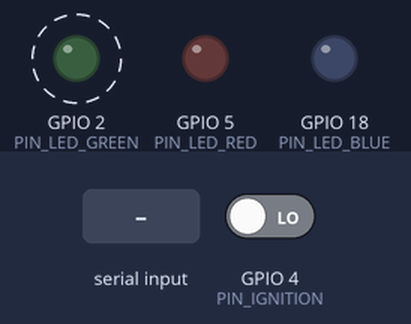
A sketch run on a simulated ESP32. Shown: output pins drawn as LEDs (lit = HIGH). Dashed ring = blinking. Inputs (shaded band) come from the test bench; at power-on: GPIO 4 (PIN_IGNITION) LOW. WiFi joins after 1.5 s; servers stay silent unless stated; uploads are accepted with an empty reply; what the sketch prints to the serial monitor is not drawn.

Above: at 4.7 s.
4.8 s: "TEST\n" received over Serial
At 4.92 s:
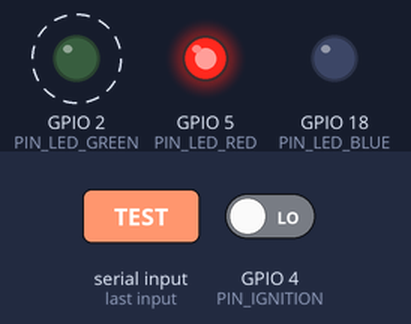
At 5.67 s:
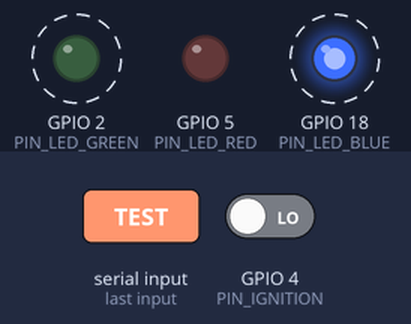
8.3 s: "SIPHON:1\n" received over Serial
11.8 s: "KNOCK:1\n" received over Serial
Timing chart, 0 to 21.3 s (numbered marks = the images above; inputs shaded):
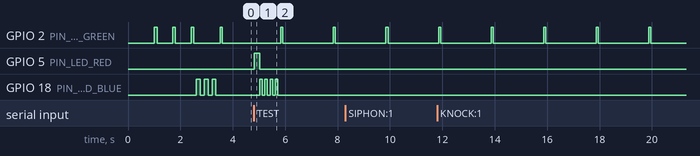

The sketch:

bodashield_esp32.ino
```cpp
/*
  BodaShield ESP32 Firmware
  ─────────────────────────
  What this does:
    1. Connects to WiFi
    2. Listens on USB Serial for commands from the ML laptop script
    3. When it receives "SIPHON_DETECTED" or "KNOCK_DETECTED":
       - Fires an HTTP POST to your Flask backend
    4. LED status:
       - Green blink (every 2s)  = armed, listening
       - Solid red               = alert firing
       - Blue flash              = server confirmed (200 OK)
    5. Ignition simulation:
       - Pin 4 HIGH (jumper in)  = ignition ON  → suppress siphon alerts
       - Pin 4 LOW               = ignition OFF → alerts active

  How to use:
    1. Open in Arduino IDE (or PlatformIO)
    2. Fill in WIFI_SSID, WIFI_PASS, SERVER_URL below
    3. Install boards: "ESP32 by Espressif" in Board Manager
    4. Select board: "ESP32 Dev Module"
    5. Upload
    6. Open Serial Monitor @ 115200 baud to see status

  Wiring:
    - Green LED  → GPIO 2  (with 220Ω resistor to GND)
    - Red LED    → GPIO 5  (with 220Ω resistor to GND)
    - Blue LED   → GPIO 18 (with 220Ω resistor to GND)
    - Ignition   → GPIO 4  (jumper wire: insert = ignition ON)
*/

#include <WiFi.h>
#include <HTTPClient.h>
#include <ArduinoJson.h>

// ── CONFIGURE THESE ───────────────────────────────────────────────────────────
const char* WIFI_SSID   = "YOUR_WIFI_SSID";
const char* WIFI_PASS   = "YOUR_WIFI_PASSWORD";

// Your ngrok URL (no trailing slash). E.g.: "https://abc123.ngrok.io"
const char* SERVER_URL  = "https://YOUR_NGROK_URL_HERE";

// Vehicle identity (shown in alerts)
const char* PLATE       = "KCD123X";
// Fake GPS coords for demo (Nairobi CBD)
const float LAT         = -1.2921;
const float LNG         = 36.8219;
// ─────────────────────────────────────────────────────────────────────────────

// Pin definitions
#define PIN_LED_GREEN  2
#define PIN_LED_RED    5
#define PIN_LED_BLUE   18
#define PIN_IGNITION   4

// Timing
#define WIFI_TIMEOUT_MS     15000
#define HTTP_TIMEOUT_MS     5000
#define BLINK_INTERVAL_MS   2000
#define SERIAL_BAUD         115200

// State
String  serialBuffer = "";
bool    wifiConnected = false;
unsigned long lastBlink = 0;

// ─────────────────────────────────────────────────────────────────────────────

void setLED(int r, int g, int b) {
  digitalWrite(PIN_LED_RED,   r ? HIGH : LOW);
  digitalWrite(PIN_LED_GREEN, g ? HIGH : LOW);
  digitalWrite(PIN_LED_BLUE,  b ? HIGH : LOW);
}

void blinkLED(int pin, int times, int delayMs) {
  for (int i = 0; i < times; i++) {
    digitalWrite(pin, HIGH); delay(delayMs);
    digitalWrite(pin, LOW);  delay(delayMs);
  }
}

void connectWiFi() {
  Serial.printf("\nConnecting to WiFi '%s'", WIFI_SSID);
  WiFi.begin(WIFI_SSID, WIFI_PASS);
  unsigned long start = millis();
  while (WiFi.status() != WL_CONNECTED) {
    if (millis() - start > WIFI_TIMEOUT_MS) {
      Serial.println("\n[ERR] WiFi timeout — check credentials");
      setLED(1, 0, 0);
      return;
    }
    delay(500);
    Serial.print(".");
    blinkLED(PIN_LED_GREEN, 1, 100);
  }
  wifiConnected = true;
  Serial.printf("\n[OK] WiFi connected. IP: %s\n", WiFi.localIP().toString().c_str());
  blinkLED(PIN_LED_BLUE, 3, 150);  // triple blue = connected
}

bool postAlert(const char* alertType, float confidence) {
  if (WiFi.status() != WL_CONNECTED) {
    Serial.println("[WARN] WiFi not connected — attempting reconnect");
    connectWiFi();
    if (!wifiConnected) return false;
  }

  // Choose endpoint
  String endpoint = String(SERVER_URL);
  if (String(alertType) == "SIPHON") {
    endpoint += "/fuel_alert";
  } else if (String(alertType) == "KNOCK") {
    endpoint += "/engine_alert";
  } else {
    endpoint += "/trigger_alert";
  }

  // Build JSON payload
  StaticJsonDocument<256> doc;
  doc["alert_type"]  = alertType;
  doc["plate"]       = PLATE;
  doc["lat"]         = LAT;
  doc["lng"]         = LNG;
  doc["confidence"]  = confidence;
  doc["ignition"]    = (digitalRead(PIN_IGNITION) == HIGH);

  String payload;
  serializeJson(doc, payload);

  Serial.printf("[POST] %s → %s\n", alertType, endpoint.c_str());
  Serial.printf("       Payload: %s\n", payload.c_str());

  // LED: solid red while sending
  setLED(1, 0, 0);

  HTTPClient http;
  http.begin(endpoint);
  http.addHeader("Content-Type", "application/json");
  http.setTimeout(HTTP_TIMEOUT_MS);

  // For demo: disable SSL certificate check (ngrok free tier)
  // In production: remove this and use proper certs
  http.setInsecure();

  int code = http.POST(payload);

  if (code == 200) {
    Serial.printf("[OK] Server responded 200\n");
    setLED(0, 0, 0);
    blinkLED(PIN_LED_BLUE, 4, 100);  // 4 blue flashes = success
    http.end();
    return true;
  } else {
    Serial.printf("[ERR] HTTP %d — %s\n", code, http.getString().c_str());
    setLED(1, 0, 0);  // stay red on failure
    http.end();
    return false;
  }
}

// ─────────────────────────────────────────────────────────────────────────────

void setup() {
  Serial.begin(SERIAL_BAUD);
  delay(500);

  // LED pins
  pinMode(PIN_LED_GREEN,  OUTPUT);
  pinMode(PIN_LED_RED,    OUTPUT);
  pinMode(PIN_LED_BLUE,   OUTPUT);
  pinMode(PIN_IGNITION,   INPUT_PULLDOWN);  // LOW when no jumper

  setLED(0, 0, 0);

  Serial.println("\n==============================");
  Serial.println("  BodaShield ESP32 Firmware");
  Serial.println("==============================");

  connectWiFi();

  Serial.println("\nReady. Waiting for ML script commands on Serial.");
  Serial.println("Commands: SIPHON_DETECTED | KNOCK_DETECTED | STATUS | TEST");
  Serial.println("Ignition pin (GPIO 4): insert jumper = ignition ON\n");
}

void loop() {
  // ── Heartbeat blink ───────────────────────────────────────────────────────
  if (millis() - lastBlink > BLINK_INTERVAL_MS) {
    lastBlink = millis();
    bool ignitionOn = digitalRead(PIN_IGNITION) == HIGH;
    if (ignitionOn) {
      blinkLED(PIN_LED_GREEN, 2, 80);   // double blink = ignition on
    } else {
      blinkLED(PIN_LED_GREEN, 1, 80);   // single blink = armed, ignition off
    }
  }

  // ── Serial reader ─────────────────────────────────────────────────────────
  while (Serial.available()) {
    char c = Serial.read();
    if (c == '\n') {
      serialBuffer.trim();
      processCommand(serialBuffer);
      serialBuffer = "";
    } else {
      serialBuffer += c;
    }
  }

  // ── WiFi watchdog ─────────────────────────────────────────────────────────
  if (WiFi.status() != WL_CONNECTED) {
    wifiConnected = false;
    connectWiFi();
  }

  delay(10);
}

void processCommand(String cmd) {
  Serial.printf("[CMD] Received: '%s'\n", cmd.c_str());

  // ── STATUS query ──────────────────────────────────────────────────────────
  if (cmd == "STATUS") {
    bool ign = digitalRead(PIN_IGNITION) == HIGH;
    Serial.printf("[STATUS] WiFi=%s | Ignition=%s | Plate=%s\n",
      WiFi.isConnected() ? "OK" : "FAIL",
      ign ? "ON" : "OFF",
      PLATE
    );
    blinkLED(PIN_LED_BLUE, 2, 100);
    return;
  }

  // ── TEST — fire a dummy alert ─────────────────────────────────────────────
  if (cmd == "TEST") {
    Serial.println("[TEST] Firing test alert...");
    postAlert("TEST", 0.99);
    return;
  }

  // ── SIPHON_DETECTED ───────────────────────────────────────────────────────
  if (cmd.startsWith("SIPHON_DETECTED")) {
    bool ignitionOn = digitalRead(PIN_IGNITION) == HIGH;
    if (ignitionOn) {
      Serial.println("[SIPHON] Suppressed — ignition is ON (fuel pump running normally)");
      return;
    }
    // Parse confidence if provided (format: "SIPHON_DETECTED:0.94")
    float conf = 0.90;
    int colonIdx = cmd.indexOf(':');
    if (colonIdx >= 0) {
      conf = cmd.substring(colonIdx + 1).toFloat();
    }
    Serial.printf("[SIPHON] ALERT! Confidence=%.2f | Ignition=OFF → Firing!\n", conf);
    postAlert("SIPHON", conf);
    return;
  }

  // ── KNOCK_DETECTED ────────────────────────────────────────────────────────
  if (cmd.startsWith("KNOCK_DETECTED")) {
    float conf = 0.88;
    int colonIdx = cmd.indexOf(':');
    if (colonIdx >= 0) {
      conf = cmd.substring(colonIdx + 1).toFloat();
    }
    Serial.printf("[KNOCK] ALERT! Confidence=%.2f → Firing!\n", conf);
    postAlert("KNOCK", conf);
    return;
  }

  // ── Unknown ───────────────────────────────────────────────────────────────
  Serial.printf("[WARN] Unknown command: '%s'\n", cmd.c_str());
}
```

Measured:
- after the input at 4.8 s, GPIO 5 (PIN_LED_RED): LOW → HIGH at once, → LOW 0.20 s later; GPIO 18 (PIN_LED_BLUE): alternates HIGH for 0.10 s and LOW for 0.10 s, 8 changes in all, then stays LOW, starting after 0.22 s
- by itself, GPIO 2 (PIN_LED_GREEN): alternates HIGH for 0.08 s and LOW for 1.9 s
